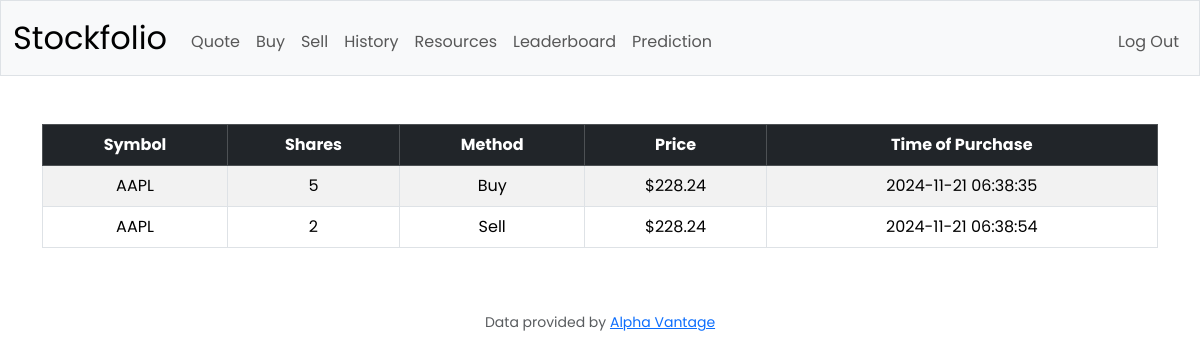
Screenshot of /history (signed in) with the database file from the repository.
### tables this page shows
CREATE TABLE history (
    id INTEGER PRIMARY KEY AUTOINCREMENT,
    user_id INTEGER,
    symbol TEXT NOT NULL,
    shares INTEGER NOT NULL,
    method TEXT NOT NULL,
    price REAL NOT NULL,
    timestamp DATETIME DEFAULT CURRENT_TIMESTAMP,
    FOREIGN KEY (user_id) REFERENCES users (id)
);

### app.py (the view)
@app.route("/history")
@login_required
def history():
    rows = db.execute("SELECT * FROM history WHERE user_id = :user_id", user_id=session["user_id"])
    return render_template("history.html", rows=rows)

### app.py (called while the page is built)
@app.after_request
def after_request(response):
    response.headers["Cache-Control"] = "no-cache, no-store, must-revalidate"
    response.headers["Expires"] = 0
    response.headers["Pragma"] = "no-cache"
    return response

### helpers.py (called while the page is built)
def login_required(f):
    @wraps(f)
    def decorated_function(*args, **kwargs):
        if session.get("user_id") is None:
            return redirect("/login")
        return f(*args, **kwargs)
    return decorated_function

def usd(value):
    return f"${value:,.2f}"

### templates/history.html (shortened to what this page needs)
{% extends "layout.html" %}
{% block main %}
<div class="table-responsive">
    <table class="table table-striped table-hover table-bordered align-middle">
        <thead class="table-dark">
            <tr>
                <th scope="col">Symbol</th>
                <th scope="col">Shares</th>
                <th scope="col">Method</th>
                <th scope="col">Price</th>
                <th scope="col">Time of Purchase</th>
            </tr>
        </thead>
        <tbody>
            {% for row in rows %}
                <tr>
                    <td>{{ row['symbol'] }}</td>
                    <td>{{ row['shares'] }}</td>
                    <td>{{ row['method'] }}</td>
                    <td>{{ row['price'] | usd }}</td>
                    <td>{{ row['timestamp'] }}</td>
                </tr>
            {% endfor %}
        </tbody>
    </table>
</div>
{% endblock %}

### static/styles.css (style rules this page uses)
* { margin: 0; padding: 0; box-sizing: border-box; font-family: "Poppins", sans-serif; }

### rows the page displays
history: symbol "AAPL", shares "5", method "Buy", price "$228.24", timestamp "2024-11-21 06:38:35"
history: symbol "AAPL", shares "2", method "Sell", price "$228.24", timestamp "2024-11-21 06:38:54"
